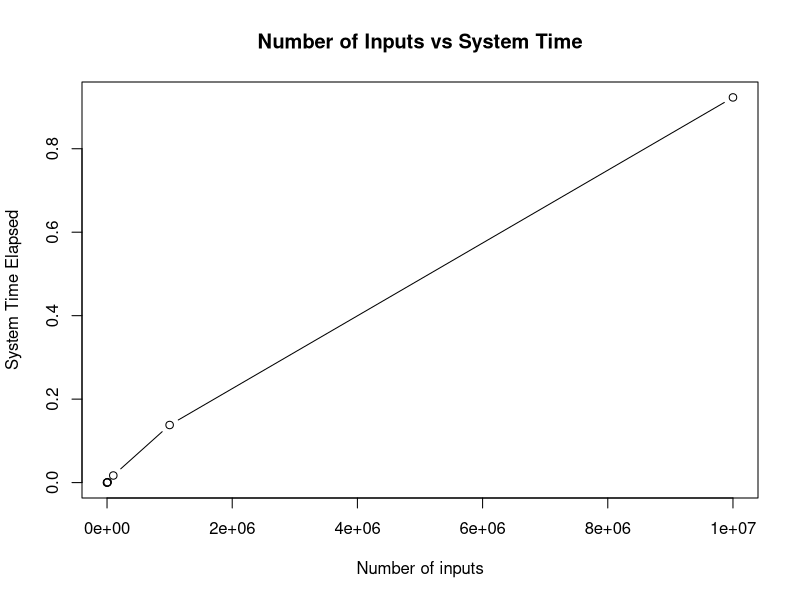

Write R code to recreate this figure.
## ------------------------------------------------------------------------
gm <- function(x) {
  if(any(x <= 0)){
    stop("All values in the vector must be positive.")
  }
  else{
    y <- prod(x)
    geom <- y^(1/length(x))
    return(geom)
  }
}

## ------------------------------------------------------------------------
class(gm(1:4))

## ------------------------------------------------------------------------
gm <- function(x){
  if(any(x <= 0)){
    stop("All values in the vector must be positive.")
  }
  else{
    geom <- prod(x)^(1/length(x))
    class(geom) <- "geometric"
    return(geom)
  }
}

## ------------------------------------------------------------------------
class(gm(1:4))

## ----eval = FALSE--------------------------------------------------------
## x <- c(); for(i in seq(along = y)) x = c(x, g(y[i]))

## ------------------------------------------------------------------------
time <- function(n){
  x <- runif(n)
  y <- sqrt(2)  
  t <- system.time( for(i in 1:n) {       
    x[i] <- x[i] + y
  }
  )
  return(t[["elapsed"]])
}
inputs <- c(100, 10^3, 10^4, 10^5, 10^6, 10^7)
t1 <- time(100)
t2 <- time(10^3)
t3 <- time(10^4)
t4 <- time(10^5)
t5 <- time(10^6)
t6 <- time(10^7)
timeV <- c(t1, t2, t3, t4, t5, t6)

## ------------------------------------------------------------------------
plot(x = inputs, y = timeV, main = "Number of Inputs vs System Time",
     xlab = "Number of inputs", ylab = "System Time Elapsed", 
     type = "b")

